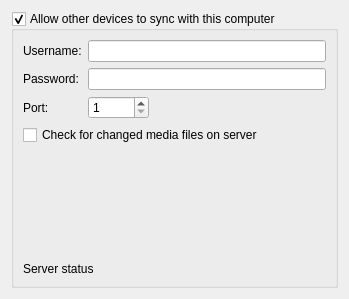
<?xml version="1.0" encoding="UTF-8"?>
<ui version="4.0">
 <class>ConfigurationWdgtSyncServer</class>
 <widget class="QWidget" name="ConfigurationWdgtSyncServer">
  <property name="geometry">
   <rect>
    <x>0</x>
    <y>0</y>
    <width>349</width>
    <height>299</height>
   </rect>
  </property>
  <property name="windowTitle">
   <string>Form</string>
  </property>
  <layout class="QVBoxLayout" name="verticalLayout_3">
   <item>
    <widget class="QGroupBox" name="run_sync_server">
     <property name="title">
      <string>Allow other devices to sync with this computer</string>
     </property>
     <property name="checkable">
      <bool>true</bool>
     </property>
     <layout class="QVBoxLayout" name="verticalLayout">
      <item>
       <layout class="QGridLayout" name="gridLayout">
        <item row="0" column="0">
         <widget class="QLabel" name="label_2">
          <property name="text">
           <string>Username:</string>
          </property>
         </widget>
        </item>
        <item row="0" column="1" colspan="2">
         <widget class="QLineEdit" name="username"/>
        </item>
        <item row="1" column="0">
         <widget class="QLabel" name="label_4">
          <property name="text">
           <string>Password:</string>
          </property>
         </widget>
        </item>
        <item row="1" column="1" colspan="2">
         <widget class="QLineEdit" name="password">
          <property name="echoMode">
           <enum>QLineEdit::Password</enum>
          </property>
         </widget>
        </item>
        <item row="2" column="0">
         <widget class="QLabel" name="label_3">
          <property name="text">
           <string>Port:</string>
          </property>
         </widget>
        </item>
        <item row="2" column="1">
         <widget class="QSpinBox" name="port">
          <property name="minimum">
           <number>1</number>
          </property>
          <property name="maximum">
           <number>99999</number>
          </property>
         </widget>
        </item>
        <item row="2" column="2">
         <spacer name="horizontalSpacer">
          <property name="orientation">
           <enum>Qt::Horizontal</enum>
          </property>
          <property name="sizeHint" stdset="0">
           <size>
            <width>40</width>
            <height>20</height>
           </size>
          </property>
         </spacer>
        </item>
       </layout>
      </item>
      <item>
       <widget class="QCheckBox" name="check_for_edited_local_media_files">
        <property name="text">
         <string>Check for changed media files on server</string>
        </property>
       </widget>
      </item>
      <item>
       <spacer name="verticalSpacer">
        <property name="orientation">
         <enum>Qt::Vertical</enum>
        </property>
        <property name="sizeHint" stdset="0">
         <size>
          <width>20</width>
          <height>124</height>
         </size>
        </property>
       </spacer>
      </item>
      <item>
       <widget class="QLabel" name="server_status">
        <property name="text">
         <string>Server status</string>
        </property>
       </widget>
      </item>
     </layout>
    </widget>
   </item>
  </layout>
 </widget>
 <resources/>
 <connections/>
</ui>
